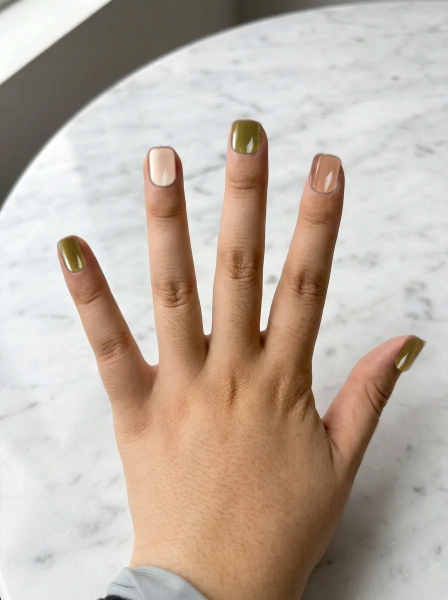
#> input picture backend/v2_out_design_002.jpg, 896 x 1200 px (shown at 1/2 size)
$ python -i batch_extract_nails.py   (imports and definitions only)
#> lines starting #> are read from the running program, lines starting #| are printed output that depends on the picture; after the words box and inside, x2 and y2 are one past the last pixel; in counts of white or black regions, pixels touching at a corner belong together
#> further down, picture is the input picture: shape (1200, 896, 3); mean B, G, R 164.4, 176.3, 189.9
"""
批量从详细图提取指甲模具，预先生成用于试戴的模具库
"""
import os
import json
import cv2
import numpy as np
from pathlib import Path

# 路径配置
DESIGNS_JSON = "designs.json"
DETAILED_IMG_DIR = r"d:\指上谈兵\款式图"
CROPS_DIR = "molds"


def extract_nails_from_preview(preview_img: np.ndarray) -> list:
    """从预览图（5个指甲从左到右排列）中裁剪出单个指甲。

    优先用轮廓检测，如果失败才用等分方法。
    返回: [nail_0, nail_1, nail_2, nail_3, nail_4] (BGRA，带透明背景)
    """
    h, w = preview_img.shape[:2]
#> h = 1200; w = 896

    # 转灰度+阈值找指甲区域（比色彩范围更可靠）
    gray = cv2.cvtColor(preview_img, cv2.COLOR_BGR2GRAY)
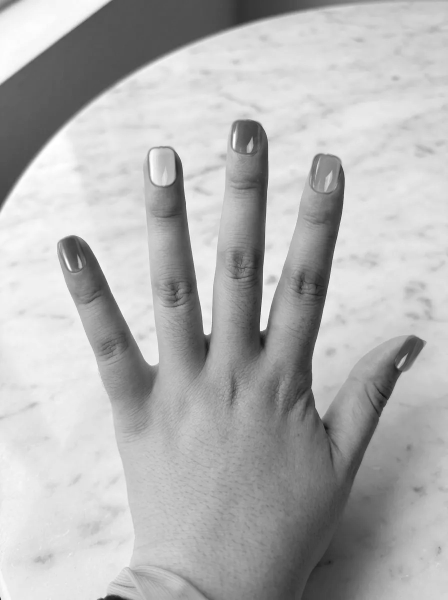
#> gray: shape (1200, 896) (shown at 1/2 size); min 14, max 255, mean 179
    # 背景是白色(255)，指甲是深色，所以找小于 200 的区域
    _, nail_mask = cv2.threshold(gray, 200, 255, cv2.THRESH_BINARY_INV)
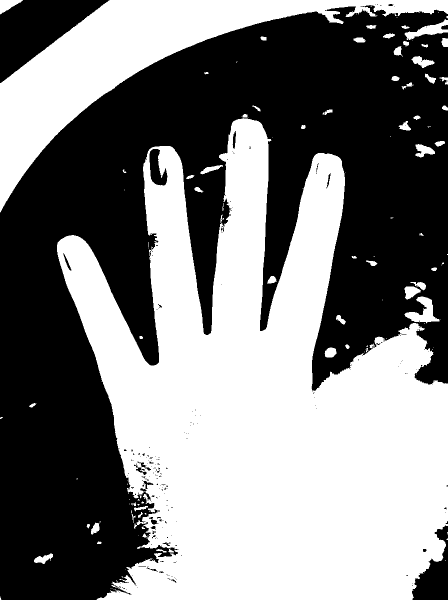
#> nail_mask: shape (1200, 896) (shown at 1/2 size); 49.9% white; 137 white regions (80 under 20 px)

    # 找轮廓
    contours, _ = cv2.findContours(nail_mask, cv2.RETR_EXTERNAL, cv2.CHAIN_APPROX_SIMPLE)
#> contours = 136 contours, 84 with area under 20; largest, box (x1, y1, x2, y2) and area: (114, 236, 896, 1200) 439852, (0, 0, 896, 425) 83968, (809, 593, 881, 647) 1537, (809, 38, 896, 80) 1226, (0, 0, 46, 29) 638
    print(f"[Design] Found {len(contours)} contours")
#| [Design] Found 136 contours

    # 筛选足够大的轮廓（过滤噪声）
    min_area = (h * w) / 200  # 至少占图像 0.5%
#> min_area = 5376
    valid_contours = [c for c in contours if cv2.contourArea(c) > min_area]
#> valid_contours = 2 contours; box (x1, y1, x2, y2) and area: (114, 236, 896, 1200) 439852, (0, 0, 896, 425) 83968
    print(f"[Design] Valid contours: {len(valid_contours)}")
#| [Design] Valid contours: 2

    if len(valid_contours) >= 5:
        # 轮廓方法：按 x 坐标排序，取最大的 5 个
        nail_contours = sorted(valid_contours, key=lambda c: cv2.boundingRect(c)[0])[-5:]
        print(f"[Design] Using contour method")
    else:
        print(f"[Design] Using equal division method")
        # 水平等分方法：基于整体指甲区域范围
        y_coords, x_coords = np.where(nail_mask > 0)
        if len(x_coords) == 0:
            print(f"[Design] No nail region found")
            return []

        x_min, x_max = x_coords.min(), x_coords.max()
#> x_min = 0; x_max = 895
        y_min, y_max = y_coords.min(), y_coords.max()
#> y_min = 0; y_max = 1199

        nails = []
        nail_width = (x_max - x_min) / 5.0
#> nail_width = 179

        for fi in range(5):
            x_start = int(x_min + fi * nail_width)
            x_end = int(x_min + (fi + 1) * nail_width)

            nail_crop = preview_img[y_min:y_max+1, x_start:x_end+1].copy()

            # 标准化尺寸
            h_crop, w_crop = nail_crop.shape[:2]
            if h_crop > 0 and w_crop > 0:
                max_size = max(h_crop, w_crop)
                scale = 280 / max_size if max_size > 0 else 1.0
                new_h = max(80, int(h_crop * scale))
                new_w = max(50, int(w_crop * scale))
                nail_crop = cv2.resize(nail_crop, (new_w, new_h), interpolation=cv2.INTER_AREA)

                nail_bgra = cv2.cvtColor(nail_crop, cv2.COLOR_BGR2BGRA)
                # 全不透明（等分方法没有 mask，保留整个裁剪区域）
                nail_bgra[:,:,3] = 255
                nails.append(nail_bgra)
                print(f"[Design] Nail {fi}: {nail_bgra.shape}")
#> this loop made 5 passes
#> (x_start, x_end) on passes 1 to 5: (0, 179), (179, 358), (358, 537), (537, 716), (716, 895)
#> pass 1, in extract_nails_from_preview, `nail_crop = preview_img[y_min:y_max+1, x_start:x_end+1].copy()`:
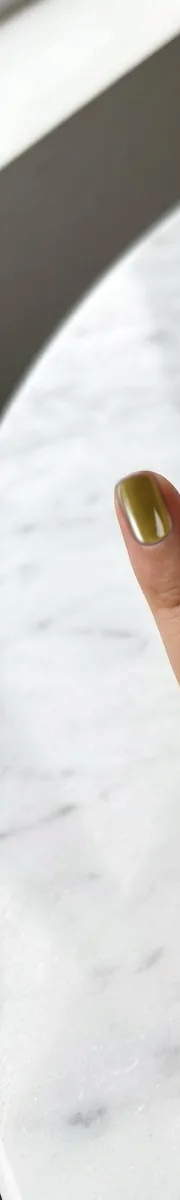
#> nail_crop: shape (1200, 180, 3); mean B, G, R 203.4, 205.7, 206.1
#> pass 1, in extract_nails_from_preview, `nail_crop = cv2.resize(nail_crop, (new_w, new_h), interpolation=cv2.IN..`:
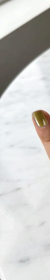
#> nail_crop: shape (280, 50, 3); mean B, G, R 203.4, 205.8, 206.1
#> pass 2, in extract_nails_from_preview, `nail_crop = preview_img[y_min:y_max+1, x_start:x_end+1].copy()`:
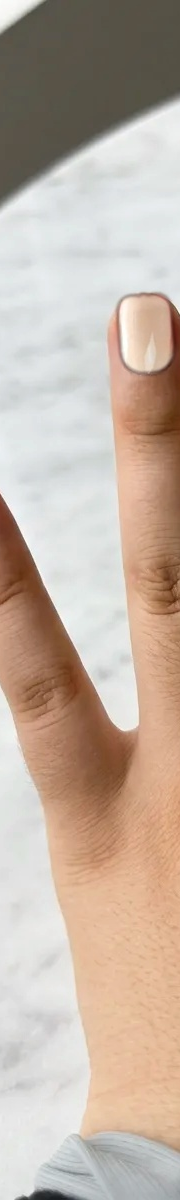
#> nail_crop: shape (1200, 180, 3); mean B, G, R 164.4, 177.7, 194.5
#> after the loop:
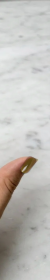
#> nail_bgra: shape (280, 50, 4); mean B, G, R, A 185.4, 189.5, 191.9, 255
#> after the loop, nails = 5 items

        return nails

    nails = []
    for fi, contour in enumerate(nail_contours):
        x, y, w_rect, h_rect = cv2.boundingRect(contour)

        # 加上边距，避免裁剪太紧
        margin = 8
        x = max(0, x - margin)
        y = max(0, y - margin)
        w_rect = min(w_rect + 2*margin, w - x)
        h_rect = min(h_rect + 2*margin, h - y)

        # 裁剪指甲区域
        nail_crop = preview_img[y:y+h_rect, x:x+w_rect].copy()

        # 裁剪对应的轮廓 mask（用于生成 alpha）
        contour_crop = contour.copy()
        contour_crop[:, :, 0] -= x  # 调整坐标到裁剪后的坐标系
        contour_crop[:, :, 1] -= y

        # 标准化指甲尺寸：调整为合适的大小（200x350 比例）便于透视变换
        # 保持原始的长宽比，缩放到约 200x350 左右
        max_size = max(w_rect, h_rect)
        target_size = 280  # 目标最大边长
        scale = target_size / max_size if max_size > 0 else 1.0

        new_w = max(50, int(w_rect * scale))
        new_h = max(80, int(h_rect * scale))

        if scale != 1.0:
            nail_crop = cv2.resize(nail_crop, (new_w, new_h), interpolation=cv2.INTER_AREA)
            # 同时缩放轮廓坐标
            contour_crop = (contour_crop * scale).astype(np.int32)

        # 生成 alpha 通道：基于轮廓 fillPoly（保留所有指甲内容，包括高光）
        # 创建一个空白 alpha 图
        h_crop, w_crop = nail_crop.shape[:2]
        alpha_mask = np.zeros((h_crop, w_crop), dtype=np.uint8)

        # 用轮廓填充：轮廓内部完全不透明，外部完全透明
        # 这样可以保留指甲内部的所有细节，包括高光
        cv2.drawContours(alpha_mask, [contour_crop], 0, 255, -1)

        # 轻微膨胀，填补轮廓边缘的小缝隙
        kernel = cv2.getStructuringElement(cv2.MORPH_ELLIPSE, (3, 3))
        alpha_mask = cv2.morphologyEx(alpha_mask, cv2.MORPH_CLOSE, kernel)

        # 高斯模糊平滑边缘（但不会删除内部的高光）
        alpha_mask = cv2.GaussianBlur(alpha_mask, (3, 3), 0)

        # 转 BGRA
        nail_bgra = cv2.cvtColor(nail_crop, cv2.COLOR_BGR2BGRA)
        nail_bgra[:,:,3] = alpha_mask
        nails.append(nail_bgra)
        print(f"[Design] Nail {fi}: {nail_bgra.shape}")

    return nails

# [103 lines left out: functions load_designs, ensure_crop_dir, save_nail_molds, process_detailed_image, main, not called in this run]

# [2 lines not run here, left out]

>>> import cv2
>>> picture = cv2.imread('v2_out_design_002.jpg')
>>> result = extract_nails_from_preview(picture)
#> result = 5 items
